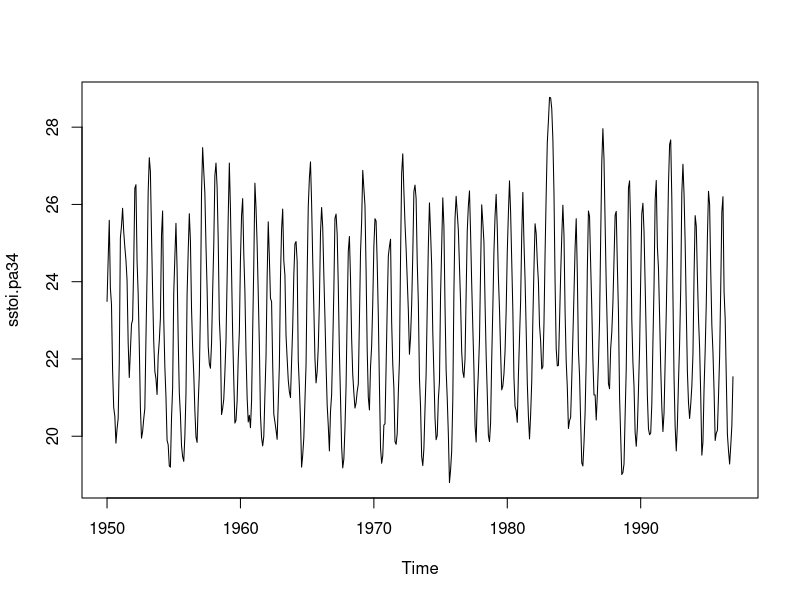
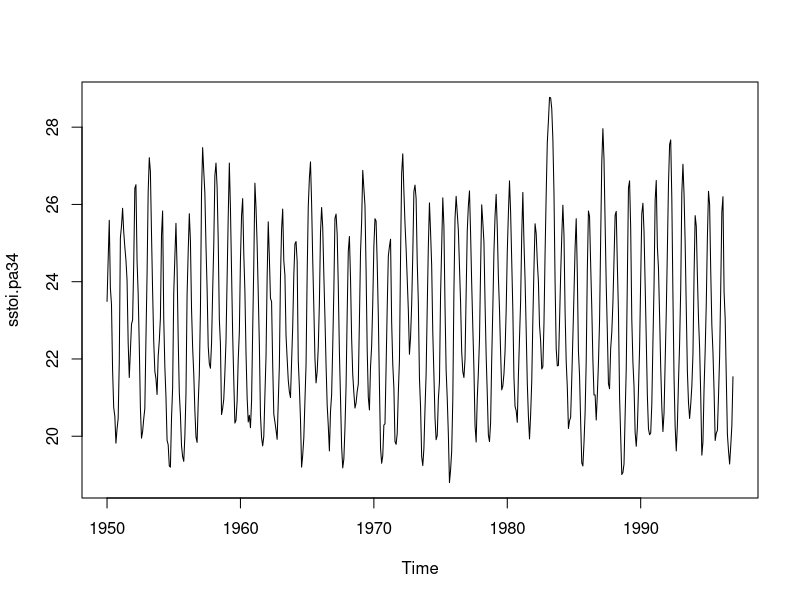

These charts were generated, in order, by the following R code:
### ts() object

# Note this makes use of base R no further packages are needed

sstoi.pa <- read.table("sstoi_pa.txt", header=T)

# will give the total months in the data set
# Removed the last 11 entries because it is not a full year
mo.sstoi <- length(sstoi.pa$YR) - 11

# to get total number of years
yr.sstoi <- mo.sstoi/12

# using the ts() and the third variable 
sstoi.pa34 <- ts(sstoi.pa[3], start=c(1950, 1), end=c(1996,12), frequency=12)
class(sstoi.pa34)


# using either ts.plot() or plot() will give the same result
ts.plot(sstoi.pa34)
plot(sstoi.pa34)